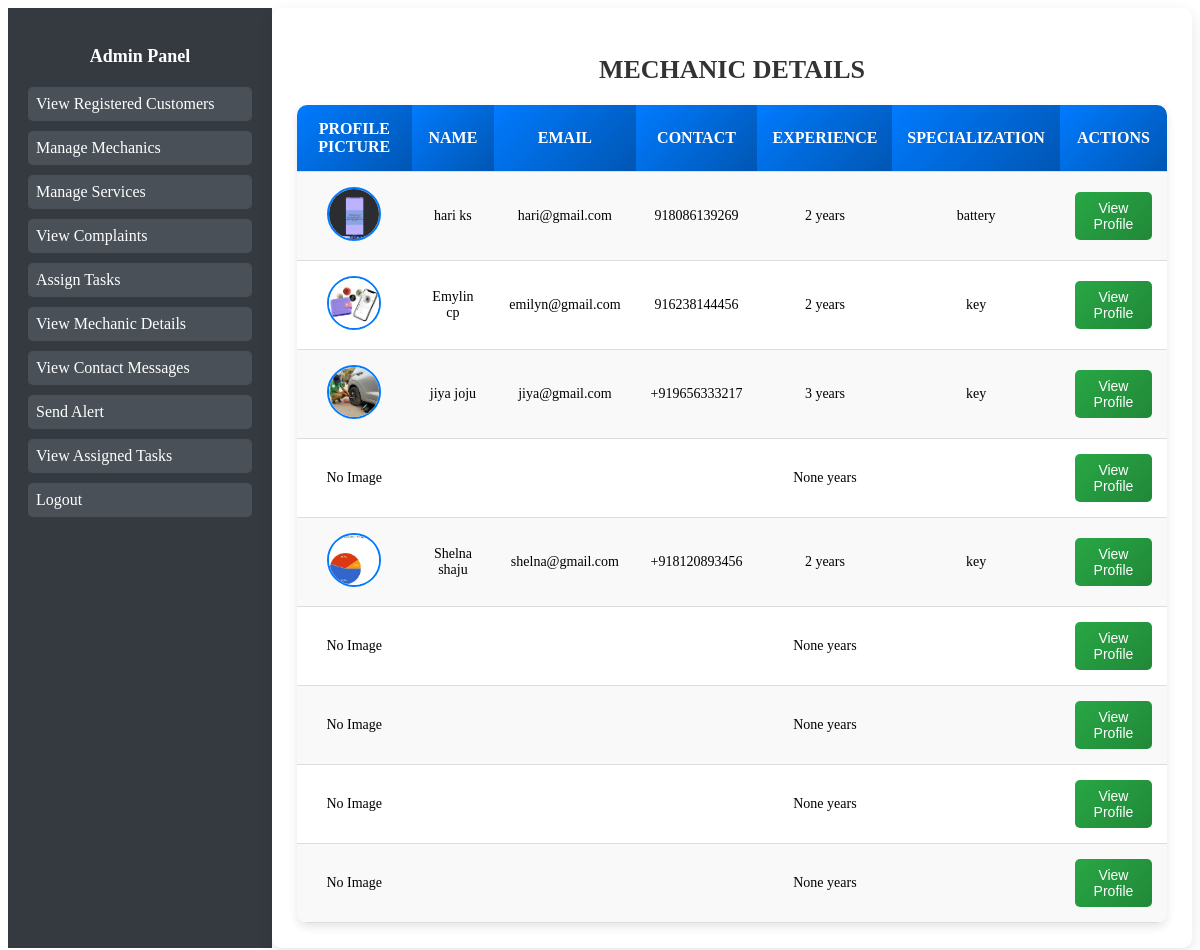
Before: /view-mechanic-details/ (signed in) with the older database file.
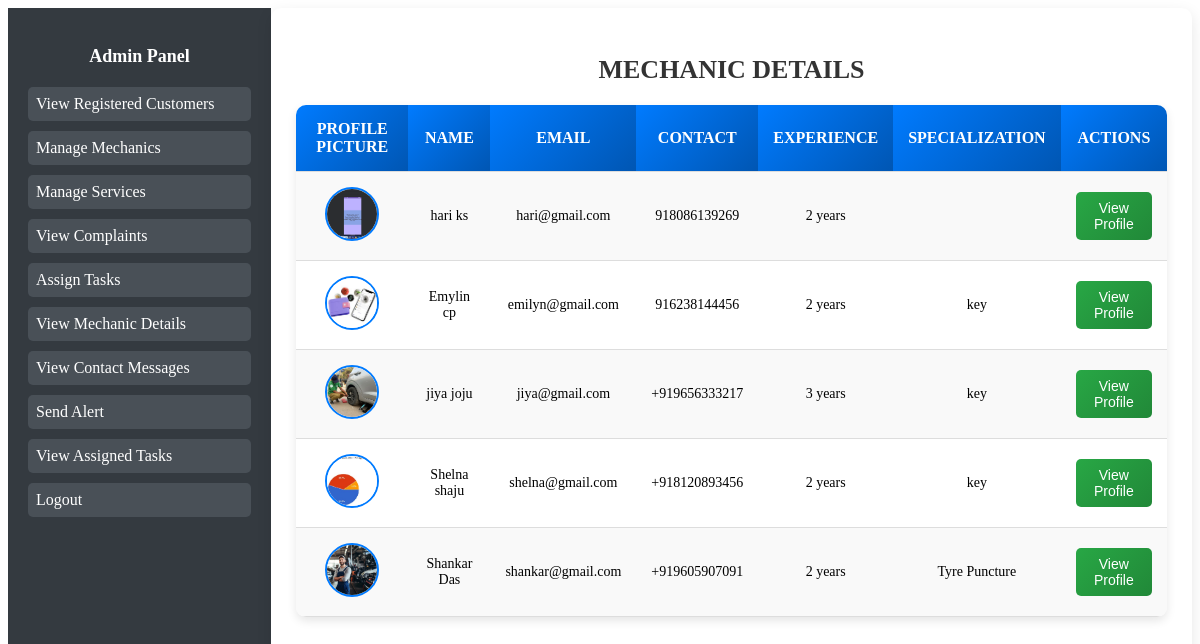
After: the same page with the newer database file.
### Home/models.py (models this page shows, shortened)
class MechanicProfile(models.Model):
    user = models.OneToOneField(User, on_delete=models.CASCADE)  # Links profile to User
    first_name = models.CharField(max_length=255)
    last_name = models.CharField(max_length=255)
    date_of_birth = models.DateField(null=True, blank=True)
    email = models.EmailField()#unique=True)
    gender_choices = [('Male', 'Male'), ('Female', 'Female'), ('Other', 'Other')]
    gender = models.CharField(max_length=10, choices=gender_choices)
    profile_picture = models.ImageField(upload_to='mechanic_profiles/', null=True, blank=True)
    contact_no = models.CharField(max_length=15, blank=True, null=True)
    aadhar_id = models.CharField(
        max_length=12,
        validators=[RegexValidator(regex=r'^\d{12}$', message="Aadhar number must be exactly 12 digits")],
    )
    alternate_contact = models.CharField(max_length=15, blank=True, null=True)
    experience = models.PositiveIntegerField(null=True, blank=True)
    address = models.TextField()
    state = models.CharField(max_length=255)
    city = models.CharField(max_length=255)
    district = models.CharField(max_length=255)
    specialization = models.ForeignKey('ServiceProvided', on_delete=models.SET_NULL, null=True)

class ServiceProvided(models.Model):
    name = models.CharField(max_length=255)
    picture = models.ImageField(upload_to='services/')  # Main picture
    short_description = models.TextField()
    long_description = models.TextField()
    points_to_remember = models.TextField()
    additional_picture = models.ImageField(upload_to='services/', blank=True, null=True)  # Additional Picture

### Home/views.py (the view)
# urls.py: path('view-mechanic-details/', views.view_mechdetails, name='view_mechanic_details'),
@user_passes_test(lambda u: u.is_superuser)
def view_mechdetails(request):
    mechanics = MechanicProfile.objects.all()
    return render(request, 'view_mechdetails.html', {'mechanics': mechanics})

### templates/view_mechdetails.html (shortened to what this page needs)
{% extends 'base_admin.html' %}
{% block content %}
<h2 class="page-header">Mechanic Details</h2>
<table class="mechanic-table">
    <tr>
        <th>Profile Picture</th>
        <th>Name</th>
        <th>Email</th>
        <th>Contact</th>
        <th>Experience</th>
        <th>Specialization</th>
        <th>Actions</th>
    </tr>
    {% for mechanic in mechanics %}
    <tr>
        <td>
            {% if mechanic.profile_picture %}
                <img src="{{ mechanic.profile_picture.url }}" alt="Profile Picture" class="profile-img">
            {% else %}
                No Image
            {% endif %}
        </td>
        <td>{{ mechanic.first_name }} {{ mechanic.last_name }}</td>
        <td>{{ mechanic.email }}</td>
        <td>{{ mechanic.contact_no }}</td>
        <td>{{ mechanic.experience }} years</td>
        <td>{{ mechanic.specialization.name }}</td>
        <td>
            <a href="{% url 'view_byadmin' mechanic.id %}">
                <button class="view-btn">View Profile</button>
            </a>
        </td>
    </tr>
    {% endfor %}
</table>
{% endblock %}

Changed rows visible on the page:
removed MechanicProfile: profile_picture "No Image", experience "None"
removed MechanicProfile: profile_picture "No Image", experience "None"
removed MechanicProfile: profile_picture "No Image", experience "None"
removed MechanicProfile: profile_picture "No Image", experience "None"
removed MechanicProfile: profile_picture "No Image", experience "None"
changed MechanicProfile "hari": specialization.name "battery" → (not shown)
added MechanicProfile: profile_picture (picture), first_name "Shankar", last_name "Das", email "shankar@gmail.com", contact_no "+919605907091", experience "2", specialization.name "Tyre Puncture"
